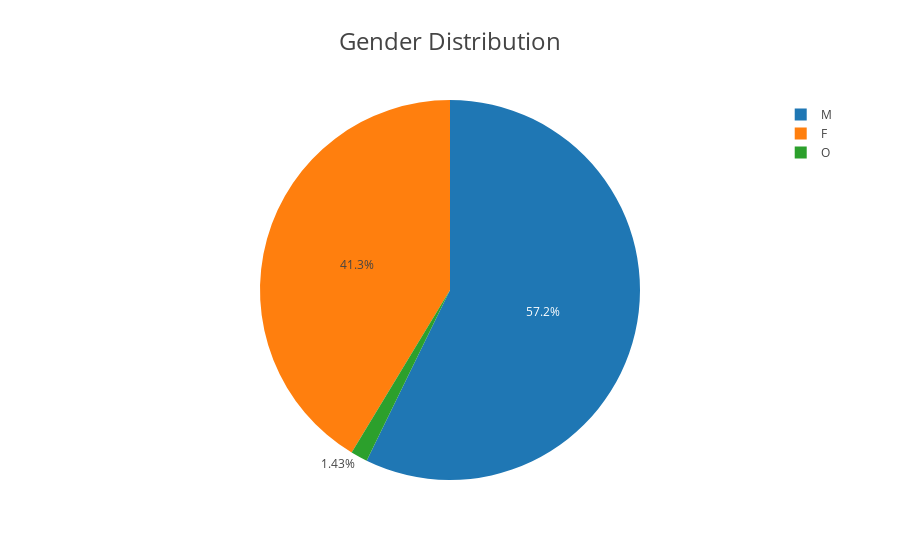

Notebook source saved alongside this figure:
### Markdown cell above
### Gender Analysis

### Code cell
# gender distribution plot
gender_counts = cleaned_profile_df['gender'].value_counts()
gender_data = go.Pie(labels=gender_counts.index, values=gender_counts.values)

fig = go.Figure(data=[gender_data])
fig.update_layout(title_text='Gender Distribution', template=graph_custom_template)
fig.show()

### Figure 1 — Plotly figure (JSON) as saved in the notebook; plotly's stock layout.template omitted (floating-point values rounded to 4 significant figures)
{"data": [{"labels": ["M", "F", "O"], "type": "pie", "values": [8484, 6129, 212]}], "layout": {"title": {"text": "Gender Distribution"}}}
